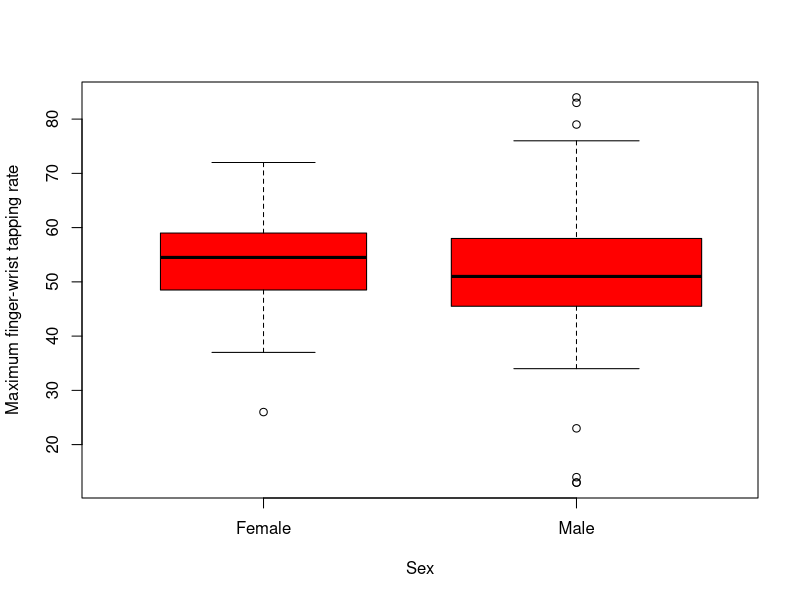
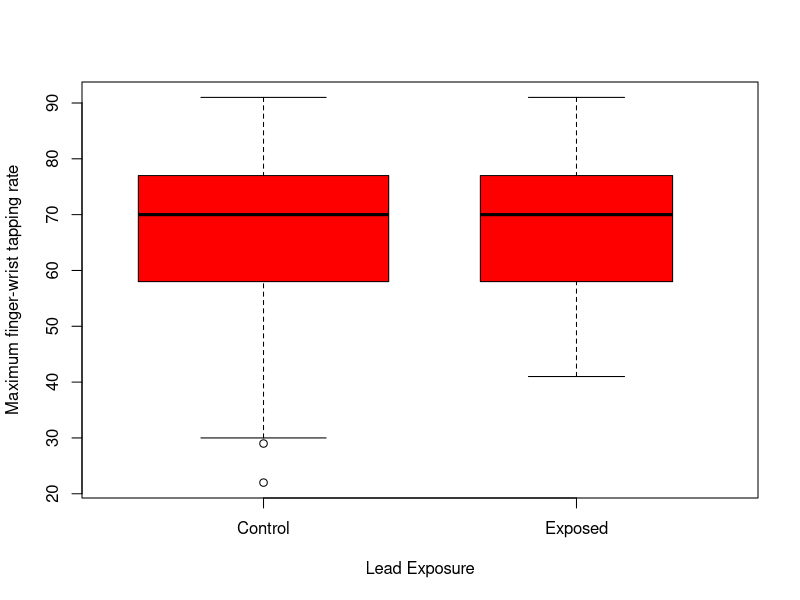

Write the R code that produced these figures, in order.
## ---- chunk 1
library(readxl)
lead <- read_excel('lead.xlsx', col_names=TRUE, na="")
## ---- chunk 2
boxplot(lead$maxfwt ~ lead$sex, data=lead, xlab="Sex", ylab="Maximum finger-wrist tapping rate", varwidth=TRUE, col='red')
## ---- chunk 3
tapply(lead$maxfwt, lead$sex, var, na.rm=TRUE)
## ---- chunk 4
tapply(lead$maxfwt, lead$sex, sd, na.rm=TRUE)
## ---- chunk 5
tapply(lead$maxfwt, lead$sex, IQR, na.rm=TRUE)
## ---- chunk 6
var.test(maxfwt ~ sex, data=lead, alternative="two.sided", conf.level=.95)
## ---- chunk 7
# graphical summary of variance
boxplot(lead$hh_index ~ lead$Group, data=lead, xlab="Lead Exposure", ylab="Maximum finger-wrist tapping rate", varwidth=TRUE, col='red')

# numerical summary of variance
tapply(lead$hh_index, lead$Group, var, na.rm=TRUE)
tapply(lead$hh_index, lead$Group, sd, na.rm=TRUE)
tapply(lead$hh_index, lead$Group, IQR, na.rm=TRUE)

## ---- chunk 8
var.test(hh_index ~ Group, data=lead, alternative="two.sided", conf.level=.95)
## ---- chunk 9
t.test(hh_index ~ Group, data=lead, alternative="two.sided", conf.level=.95, var.equal=TRUE)
## ---- chunk 10
tapply(lead$maxfwt, lead$lead_grp, mean, na.rm=TRUE)
## ---- chunk 11
maxfwt_anova <- aov(lead$maxfwt ~ lead$lead_grp, data=lead)
summary(maxfwt_anova)
## ---- chunk 12
TukeyHSD(maxfwt_anova)
## ---- chunk 13
full.iq_anova <- aov(lead$iqf ~ lead$lead_grp, data=lead)
summary(full.iq_anova)
